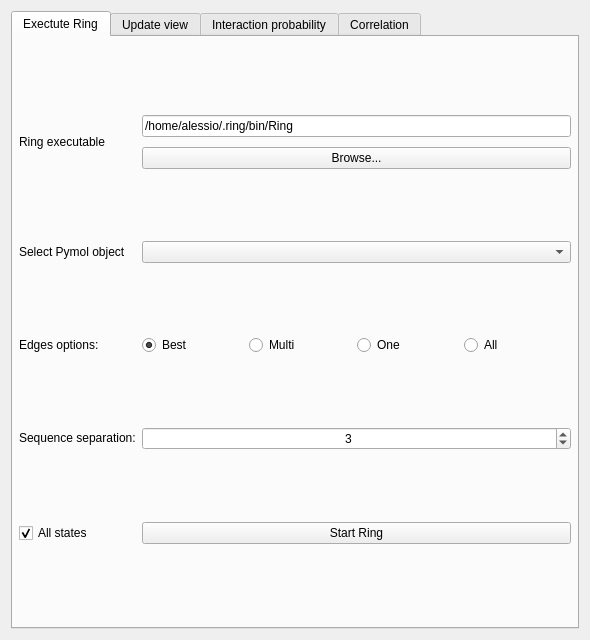
<?xml version="1.0" encoding="UTF-8"?>
<ui version="4.0">
 <class>Form</class>
 <widget class="QWidget" name="Form">
  <property name="geometry">
   <rect>
    <x>0</x>
    <y>0</y>
    <width>590</width>
    <height>635</height>
   </rect>
  </property>
  <property name="sizePolicy">
   <sizepolicy hsizetype="Preferred" vsizetype="Ignored">
    <horstretch>0</horstretch>
    <verstretch>0</verstretch>
   </sizepolicy>
  </property>
  <property name="windowTitle">
   <string notr="true">Ring pymol plugin</string>
  </property>
  <property name="windowOpacity">
   <double>1.000000000000000</double>
  </property>
  <layout class="QVBoxLayout" name="verticalLayout">
   <item>
    <widget class="QTabWidget" name="tabWidget">
     <property name="sizePolicy">
      <sizepolicy hsizetype="Preferred" vsizetype="Minimum">
       <horstretch>0</horstretch>
       <verstretch>0</verstretch>
      </sizepolicy>
     </property>
     <property name="currentIndex">
      <number>0</number>
     </property>
     <widget class="QWidget" name="tab_1">
      <property name="enabled">
       <bool>true</bool>
      </property>
      <property name="sizePolicy">
       <sizepolicy hsizetype="Minimum" vsizetype="Maximum">
        <horstretch>0</horstretch>
        <verstretch>0</verstretch>
       </sizepolicy>
      </property>
      <attribute name="title">
       <string>Exectute Ring</string>
      </attribute>
      <layout class="QGridLayout" name="gridLayout">
       <property name="sizeConstraint">
        <enum>QLayout::SetDefaultConstraint</enum>
       </property>
       <property name="leftMargin">
        <number>6</number>
       </property>
       <property name="topMargin">
        <number>6</number>
       </property>
       <property name="rightMargin">
        <number>6</number>
       </property>
       <property name="bottomMargin">
        <number>6</number>
       </property>
       <property name="verticalSpacing">
        <number>0</number>
       </property>
       <item row="11" column="0">
        <widget class="QCheckBox" name="all_states">
         <property name="text">
          <string>All states</string>
         </property>
         <property name="checked">
          <bool>true</bool>
         </property>
         <property name="tristate">
          <bool>false</bool>
         </property>
        </widget>
       </item>
       <item row="1" column="0">
        <widget class="QLabel" name="label">
         <property name="sizePolicy">
          <sizepolicy hsizetype="Fixed" vsizetype="Fixed">
           <horstretch>0</horstretch>
           <verstretch>0</verstretch>
          </sizepolicy>
         </property>
         <property name="text">
          <string>Ring executable</string>
         </property>
        </widget>
       </item>
       <item row="4" column="2">
        <widget class="QComboBox" name="pymol_obj">
         <property name="toolTip">
          <string>Prova</string>
         </property>
         <property name="editable">
          <bool>false</bool>
         </property>
        </widget>
       </item>
       <item row="1" column="2">
        <layout class="QVBoxLayout" name="verticalLayout_2">
         <property name="spacing">
          <number>10</number>
         </property>
         <property name="sizeConstraint">
          <enum>QLayout::SetDefaultConstraint</enum>
         </property>
         <item>
          <widget class="QLineEdit" name="ring_path">
           <property name="text">
            <string>/home/alessio/.ring/bin/Ring</string>
           </property>
          </widget>
         </item>
         <item>
          <widget class="QPushButton" name="ring_exec_button">
           <property name="sizePolicy">
            <sizepolicy hsizetype="Minimum" vsizetype="Maximum">
             <horstretch>0</horstretch>
             <verstretch>0</verstretch>
            </sizepolicy>
           </property>
           <property name="text">
            <string>Browse...</string>
           </property>
          </widget>
         </item>
        </layout>
       </item>
       <item row="4" column="0">
        <widget class="QLabel" name="label_6">
         <property name="sizePolicy">
          <sizepolicy hsizetype="Preferred" vsizetype="Preferred">
           <horstretch>0</horstretch>
           <verstretch>0</verstretch>
          </sizepolicy>
         </property>
         <property name="text">
          <string notr="true">Select Pymol object</string>
         </property>
        </widget>
       </item>
       <item row="11" column="2">
        <widget class="QPushButton" name="button_start">
         <property name="enabled">
          <bool>true</bool>
         </property>
         <property name="styleSheet">
          <string notr="true">:disabled{ color: red}</string>
         </property>
         <property name="text">
          <string notr="true">Start Ring</string>
         </property>
        </widget>
       </item>
       <item row="5" column="2">
        <layout class="QHBoxLayout" name="horizontalLayout_2">
         <property name="sizeConstraint">
          <enum>QLayout::SetDefaultConstraint</enum>
         </property>
         <item>
          <widget class="QRadioButton" name="best_edge">
           <property name="sizePolicy">
            <sizepolicy hsizetype="Minimum" vsizetype="Fixed">
             <horstretch>0</horstretch>
             <verstretch>0</verstretch>
            </sizepolicy>
           </property>
           <property name="text">
            <string>Best</string>
           </property>
           <property name="checked">
            <bool>true</bool>
           </property>
          </widget>
         </item>
         <item>
          <widget class="QRadioButton" name="multi_edge">
           <property name="sizePolicy">
            <sizepolicy hsizetype="Minimum" vsizetype="Fixed">
             <horstretch>0</horstretch>
             <verstretch>0</verstretch>
            </sizepolicy>
           </property>
           <property name="text">
            <string>Multi</string>
           </property>
          </widget>
         </item>
         <item>
          <widget class="QRadioButton" name="one_edge">
           <property name="text">
            <string>One</string>
           </property>
          </widget>
         </item>
         <item>
          <widget class="QRadioButton" name="all_edge">
           <property name="text">
            <string>All</string>
           </property>
          </widget>
         </item>
        </layout>
       </item>
       <item row="5" column="0">
        <widget class="QLabel" name="label_7">
         <property name="sizePolicy">
          <sizepolicy hsizetype="Fixed" vsizetype="Fixed">
           <horstretch>0</horstretch>
           <verstretch>0</verstretch>
          </sizepolicy>
         </property>
         <property name="text">
          <string>Edges options:</string>
         </property>
        </widget>
       </item>
       <item row="6" column="0">
        <widget class="QLabel" name="label_14">
         <property name="sizePolicy">
          <sizepolicy hsizetype="Preferred" vsizetype="Fixed">
           <horstretch>0</horstretch>
           <verstretch>0</verstretch>
          </sizepolicy>
         </property>
         <property name="text">
          <string>Sequence separation:</string>
         </property>
        </widget>
       </item>
       <item row="6" column="2">
        <widget class="QSpinBox" name="seq_separation">
         <property name="alignment">
          <set>Qt::AlignCenter</set>
         </property>
         <property name="minimum">
          <number>1</number>
         </property>
         <property name="maximum">
          <number>100</number>
         </property>
         <property name="value">
          <number>3</number>
         </property>
        </widget>
       </item>
      </layout>
     </widget>
     <widget class="QWidget" name="tab_2">
      <property name="sizePolicy">
       <sizepolicy hsizetype="Preferred" vsizetype="Minimum">
        <horstretch>0</horstretch>
        <verstretch>0</verstretch>
       </sizepolicy>
      </property>
      <attribute name="title">
       <string>Update view</string>
      </attribute>
      <layout class="QGridLayout" name="gridLayout_2">
       <property name="verticalSpacing">
        <number>6</number>
       </property>
       <item row="2" column="0" colspan="2">
        <widget class="QWidget" name="tools_widget" native="true">
         <property name="sizePolicy">
          <sizepolicy hsizetype="Preferred" vsizetype="MinimumExpanding">
           <horstretch>0</horstretch>
           <verstretch>0</verstretch>
          </sizepolicy>
         </property>
         <layout class="QVBoxLayout" name="verticalLayout_3">
          <item>
           <widget class="QGroupBox" name="groupBox_5">
            <property name="title">
             <string>Interaction type</string>
            </property>
            <layout class="QHBoxLayout" name="horizontalLayout_8">
             <item>
              <widget class="QRadioButton" name="all_inter_1">
               <property name="text">
                <string>All</string>
               </property>
               <property name="checked">
                <bool>true</bool>
               </property>
              </widget>
             </item>
             <item>
              <widget class="QRadioButton" name="interchain_1">
               <property name="text">
                <string>Interchain</string>
               </property>
              </widget>
             </item>
             <item>
              <widget class="QRadioButton" name="intrachain_1">
               <property name="text">
                <string>Intrachain</string>
               </property>
              </widget>
             </item>
            </layout>
           </widget>
          </item>
          <item>
           <widget class="QGroupBox" name="groupBox_6">
            <property name="title">
             <string>Connections width</string>
            </property>
            <layout class="QHBoxLayout" name="horizontalLayout_3">
             <item>
              <widget class="QSlider" name="radius_slider">
               <property name="minimum">
                <number>1</number>
               </property>
               <property name="maximum">
                <number>10</number>
               </property>
               <property name="pageStep">
                <number>1</number>
               </property>
               <property name="value">
                <number>4</number>
               </property>
               <property name="orientation">
                <enum>Qt::Horizontal</enum>
               </property>
               <property name="tickPosition">
                <enum>QSlider::TicksAbove</enum>
               </property>
               <property name="tickInterval">
                <number>1</number>
               </property>
              </widget>
             </item>
            </layout>
           </widget>
          </item>
          <item>
           <widget class="QGroupBox" name="groupBox_7">
            <property name="title">
             <string>Connections transparency</string>
            </property>
            <layout class="QHBoxLayout" name="horizontalLayout_9">
             <item>
              <widget class="QSlider" name="transp_slider">
               <property name="minimum">
                <number>0</number>
               </property>
               <property name="maximum">
                <number>10</number>
               </property>
               <property name="singleStep">
                <number>1</number>
               </property>
               <property name="pageStep">
                <number>1</number>
               </property>
               <property name="value">
                <number>0</number>
               </property>
               <property name="tracking">
                <bool>true</bool>
               </property>
               <property name="orientation">
                <enum>Qt::Horizontal</enum>
               </property>
               <property name="invertedAppearance">
                <bool>false</bool>
               </property>
               <property name="invertedControls">
                <bool>false</bool>
               </property>
               <property name="tickPosition">
                <enum>QSlider::TicksAbove</enum>
               </property>
               <property name="tickInterval">
                <number>1</number>
               </property>
              </widget>
             </item>
            </layout>
           </widget>
          </item>
          <item>
           <widget class="QGroupBox" name="groupBox_8">
            <property name="title">
             <string>Frequency of presence in all the frames</string>
            </property>
            <layout class="QHBoxLayout" name="horizontalLayout_10">
             <item>
              <widget class="QDoubleSpinBox" name="min_freq">
               <property name="alignment">
                <set>Qt::AlignCenter</set>
               </property>
               <property name="prefix">
                <string>Min </string>
               </property>
               <property name="suffix">
                <string>%</string>
               </property>
               <property name="maximum">
                <double>100.000000000000000</double>
               </property>
               <property name="singleStep">
                <double>0.500000000000000</double>
               </property>
              </widget>
             </item>
             <item>
              <widget class="QDoubleSpinBox" name="max_freq">
               <property name="alignment">
                <set>Qt::AlignCenter</set>
               </property>
               <property name="prefix">
                <string>Max </string>
               </property>
               <property name="suffix">
                <string>%</string>
               </property>
               <property name="maximum">
                <double>100.000000000000000</double>
               </property>
               <property name="singleStep">
                <double>0.500000000000000</double>
               </property>
               <property name="value">
                <double>100.000000000000000</double>
               </property>
              </widget>
             </item>
            </layout>
           </widget>
          </item>
         </layout>
        </widget>
       </item>
       <item row="3" column="0" colspan="2">
        <widget class="QPushButton" name="visualize_btn">
         <property name="text">
          <string>Show</string>
         </property>
        </widget>
       </item>
       <item row="0" column="0" colspan="2">
        <widget class="QGroupBox" name="groupBox_3">
         <property name="title">
          <string>Select a Pymol object or selection to show the connections</string>
         </property>
         <property name="flat">
          <bool>false</bool>
         </property>
         <property name="checkable">
          <bool>false</bool>
         </property>
         <layout class="QHBoxLayout" name="horizontalLayout">
          <item>
           <widget class="QComboBox" name="sele_names">
            <property name="styleSheet">
             <string notr="true"/>
            </property>
            <property name="editable">
             <bool>false</bool>
            </property>
           </widget>
          </item>
         </layout>
        </widget>
       </item>
       <item row="1" column="0">
        <widget class="QCheckBox" name="check_hide_others">
         <property name="text">
          <string>Hide other interactions</string>
         </property>
         <property name="tristate">
          <bool>false</bool>
         </property>
        </widget>
       </item>
      </layout>
     </widget>
     <widget class="QWidget" name="tab_3">
      <attribute name="title">
       <string>Interaction probability</string>
      </attribute>
      <layout class="QGridLayout" name="gridLayout_3">
       <item row="1" column="0" colspan="2">
        <widget class="QGroupBox" name="groupBox">
         <property name="sizePolicy">
          <sizepolicy hsizetype="Preferred" vsizetype="Fixed">
           <horstretch>0</horstretch>
           <verstretch>0</verstretch>
          </sizepolicy>
         </property>
         <property name="title">
          <string>Select bond type to show</string>
         </property>
         <layout class="QGridLayout" name="gridLayout_5">
          <item row="2" column="0">
           <widget class="QRadioButton" name="hbond">
            <property name="font">
             <font>
              <family>Roboto</family>
             </font>
            </property>
            <property name="text">
             <string>H-bonds</string>
            </property>
            <property name="checked">
             <bool>true</bool>
            </property>
           </widget>
          </item>
          <item row="4" column="0">
           <widget class="QRadioButton" name="iac">
            <property name="font">
             <font>
              <family>Roboto</family>
             </font>
            </property>
            <property name="text">
             <string>IAC</string>
            </property>
           </widget>
          </item>
          <item row="3" column="2">
           <widget class="QRadioButton" name="vdw">
            <property name="font">
             <font>
              <family>Roboto</family>
             </font>
            </property>
            <property name="text">
             <string>Van der Waals</string>
            </property>
           </widget>
          </item>
          <item row="2" column="2">
           <widget class="QRadioButton" name="pication">
            <property name="font">
             <font>
              <family>Roboto</family>
             </font>
            </property>
            <property name="text">
             <string>π-cation</string>
            </property>
           </widget>
          </item>
          <item row="3" column="1">
           <widget class="QRadioButton" name="ssbond">
            <property name="font">
             <font>
              <family>Roboto</family>
             </font>
            </property>
            <property name="text">
             <string>SS bond</string>
            </property>
           </widget>
          </item>
          <item row="3" column="0">
           <widget class="QRadioButton" name="pipistack">
            <property name="font">
             <font>
              <family>Roboto</family>
              <stylestrategy>PreferDefault</stylestrategy>
              <kerning>true</kerning>
             </font>
            </property>
            <property name="text">
             <string>π-π stack</string>
            </property>
           </widget>
          </item>
          <item row="2" column="1">
           <widget class="QRadioButton" name="ionic">
            <property name="font">
             <font>
              <family>Roboto</family>
             </font>
            </property>
            <property name="text">
             <string>Ionic</string>
            </property>
           </widget>
          </item>
         </layout>
        </widget>
       </item>
       <item row="0" column="0">
        <widget class="QGroupBox" name="groupBox_4">
         <property name="sizePolicy">
          <sizepolicy hsizetype="Expanding" vsizetype="Fixed">
           <horstretch>0</horstretch>
           <verstretch>0</verstretch>
          </sizepolicy>
         </property>
         <property name="title">
          <string>Select a Pymol object to calculate the interaction probablity over all states</string>
         </property>
         <property name="flat">
          <bool>false</bool>
         </property>
         <property name="checkable">
          <bool>false</bool>
         </property>
         <layout class="QHBoxLayout" name="horizontalLayout_7">
          <item>
           <widget class="QComboBox" name="sele_obj">
            <property name="autoFillBackground">
             <bool>false</bool>
            </property>
            <property name="styleSheet">
             <string notr="true"/>
            </property>
            <property name="editable">
             <bool>false</bool>
            </property>
            <property name="currentText">
             <string/>
            </property>
           </widget>
          </item>
         </layout>
        </widget>
       </item>
       <item row="3" column="0">
        <layout class="QVBoxLayout" name="verticalLayout_4">
         <property name="spacing">
          <number>0</number>
         </property>
         <property name="sizeConstraint">
          <enum>QLayout::SetMaximumSize</enum>
         </property>
         <item>
          <widget class="QLabel" name="label_10">
           <property name="sizePolicy">
            <sizepolicy hsizetype="Expanding" vsizetype="Fixed">
             <horstretch>0</horstretch>
             <verstretch>0</verstretch>
            </sizepolicy>
           </property>
           <property name="minimumSize">
            <size>
             <width>0</width>
             <height>25</height>
            </size>
           </property>
           <property name="text">
            <string>Interaction probablity of selected type for each residue</string>
           </property>
           <property name="alignment">
            <set>Qt::AlignCenter</set>
           </property>
          </widget>
         </item>
         <item>
          <widget class="QLabel" name="label_3">
           <property name="sizePolicy">
            <sizepolicy hsizetype="Expanding" vsizetype="Fixed">
             <horstretch>0</horstretch>
             <verstretch>0</verstretch>
            </sizepolicy>
           </property>
           <property name="minimumSize">
            <size>
             <width>0</width>
             <height>22</height>
            </size>
           </property>
           <property name="styleSheet">
            <string notr="true">background: qlineargradient(spread:pad, x1:0, y1:0, x2:1, y2:0, stop:0 rgba(255, 255, 255, 255), stop:0.315789 rgba(255, 255, 0, 255), stop:0.688995 rgba(255, 125, 0, 255), stop:1 rgba(224, 0, 0, 255))</string>
           </property>
           <property name="text">
            <string/>
           </property>
          </widget>
         </item>
         <item>
          <layout class="QHBoxLayout" name="horizontalLayout_4">
           <item>
            <widget class="QLabel" name="label_8">
             <property name="sizePolicy">
              <sizepolicy hsizetype="Preferred" vsizetype="Fixed">
               <horstretch>0</horstretch>
               <verstretch>0</verstretch>
              </sizepolicy>
             </property>
             <property name="text">
              <string>0%</string>
             </property>
            </widget>
           </item>
           <item>
            <widget class="QLabel" name="label_9">
             <property name="sizePolicy">
              <sizepolicy hsizetype="Preferred" vsizetype="Fixed">
               <horstretch>0</horstretch>
               <verstretch>0</verstretch>
              </sizepolicy>
             </property>
             <property name="text">
              <string>50%</string>
             </property>
             <property name="alignment">
              <set>Qt::AlignCenter</set>
             </property>
            </widget>
           </item>
           <item>
            <widget class="QLabel" name="label_5">
             <property name="sizePolicy">
              <sizepolicy hsizetype="Preferred" vsizetype="Fixed">
               <horstretch>0</horstretch>
               <verstretch>0</verstretch>
              </sizepolicy>
             </property>
             <property name="text">
              <string>100%</string>
             </property>
             <property name="alignment">
              <set>Qt::AlignRight|Qt::AlignTrailing|Qt::AlignVCenter</set>
             </property>
            </widget>
           </item>
          </layout>
         </item>
        </layout>
       </item>
       <item row="2" column="0" colspan="2">
        <widget class="QGroupBox" name="groupBox_2">
         <property name="sizePolicy">
          <sizepolicy hsizetype="Preferred" vsizetype="Fixed">
           <horstretch>0</horstretch>
           <verstretch>0</verstretch>
          </sizepolicy>
         </property>
         <property name="title">
          <string>Interaction type</string>
         </property>
         <layout class="QHBoxLayout" name="horizontalLayout_6">
          <item>
           <widget class="QRadioButton" name="all_2">
            <property name="text">
             <string>All</string>
            </property>
            <property name="checked">
             <bool>true</bool>
            </property>
           </widget>
          </item>
          <item>
           <widget class="QRadioButton" name="interchain_2">
            <property name="text">
             <string>Interchain</string>
            </property>
           </widget>
          </item>
          <item>
           <widget class="QRadioButton" name="intrachain_2">
            <property name="text">
             <string>Intrachain</string>
            </property>
           </widget>
          </item>
         </layout>
        </widget>
       </item>
       <item row="5" column="0">
        <widget class="QPushButton" name="show_putty">
         <property name="text">
          <string>Show</string>
         </property>
        </widget>
       </item>
      </layout>
     </widget>
     <widget class="QWidget" name="tab_4">
      <attribute name="title">
       <string>Correlation</string>
      </attribute>
      <layout class="QGridLayout" name="gridLayout_4">
       <item row="0" column="0" colspan="2">
        <widget class="QGroupBox" name="groupBox_10">
         <property name="sizePolicy">
          <sizepolicy hsizetype="Preferred" vsizetype="Fixed">
           <horstretch>0</horstretch>
           <verstretch>0</verstretch>
          </sizepolicy>
         </property>
         <property name="title">
          <string>Select pymol object</string>
         </property>
         <layout class="QVBoxLayout" name="verticalLayout_5">
          <item>
           <widget class="QComboBox" name="sele_obj_2">
            <property name="autoFillBackground">
             <bool>false</bool>
            </property>
            <property name="styleSheet">
             <string notr="true"/>
            </property>
            <property name="editable">
             <bool>false</bool>
            </property>
            <property name="currentText">
             <string/>
            </property>
           </widget>
          </item>
         </layout>
        </widget>
       </item>
       <item row="1" column="0" colspan="2">
        <widget class="QGroupBox" name="groupBox_9">
         <property name="sizePolicy">
          <sizepolicy hsizetype="Preferred" vsizetype="Fixed">
           <horstretch>0</horstretch>
           <verstretch>0</verstretch>
          </sizepolicy>
         </property>
         <property name="title">
          <string>Select bond type</string>
         </property>
         <layout class="QGridLayout" name="gridLayout_6">
          <item row="2" column="0">
           <widget class="QRadioButton" name="hbond_2">
            <property name="font">
             <font>
              <family>Roboto</family>
             </font>
            </property>
            <property name="text">
             <string>H-bonds</string>
            </property>
            <property name="checked">
             <bool>true</bool>
            </property>
           </widget>
          </item>
          <item row="4" column="0">
           <widget class="QRadioButton" name="iac_2">
            <property name="font">
             <font>
              <family>Roboto</family>
             </font>
            </property>
            <property name="text">
             <string>IAC</string>
            </property>
           </widget>
          </item>
          <item row="3" column="2">
           <widget class="QRadioButton" name="vdw_2">
            <property name="font">
             <font>
              <family>Roboto</family>
             </font>
            </property>
            <property name="text">
             <string>Van der Waals</string>
            </property>
           </widget>
          </item>
          <item row="2" column="2">
           <widget class="QRadioButton" name="pication_2">
            <property name="font">
             <font>
              <family>Roboto</family>
             </font>
            </property>
            <property name="text">
             <string>π-cation</string>
            </property>
           </widget>
          </item>
          <item row="3" column="1">
           <widget class="QRadioButton" name="ssbond_2">
            <property name="font">
             <font>
              <family>Roboto</family>
             </font>
            </property>
            <property name="text">
             <string>SS bond</string>
            </property>
           </widget>
          </item>
          <item row="3" column="0">
           <widget class="QRadioButton" name="pipistack_2">
            <property name="font">
             <font>
              <family>Roboto</family>
              <stylestrategy>PreferDefault</stylestrategy>
              <kerning>true</kerning>
             </font>
            </property>
            <property name="text">
             <string>π-π stack</string>
            </property>
           </widget>
          </item>
          <item row="2" column="1">
           <widget class="QRadioButton" name="ionic_2">
            <property name="font">
             <font>
              <family>Roboto</family>
             </font>
            </property>
            <property name="text">
             <string>Ionic</string>
            </property>
           </widget>
          </item>
         </layout>
        </widget>
       </item>
       <item row="6" column="0" colspan="2">
        <widget class="QGroupBox" name="groupBox_13">
         <property name="sizePolicy">
          <sizepolicy hsizetype="Preferred" vsizetype="Fixed">
           <horstretch>0</horstretch>
           <verstretch>0</verstretch>
          </sizepolicy>
         </property>
         <property name="title">
          <string>Select connection to see the anti-correlation with other connections</string>
         </property>
         <layout class="QGridLayout" name="gridLayout_9">
          <item row="2" column="1">
           <widget class="QPushButton" name="anticorrelate">
            <property name="sizePolicy">
             <sizepolicy hsizetype="Minimum" vsizetype="Fixed">
              <horstretch>0</horstretch>
              <verstretch>0</verstretch>
             </sizepolicy>
            </property>
            <property name="text">
             <string>Show anti-correlations</string>
            </property>
           </widget>
          </item>
          <item row="2" column="0">
           <spacer name="horizontalSpacer">
            <property name="orientation">
             <enum>Qt::Horizontal</enum>
            </property>
            <property name="sizeType">
             <enum>QSizePolicy::Preferred</enum>
            </property>
            <property name="sizeHint" stdset="0">
             <size>
              <width>40</width>
              <height>20</height>
             </size>
            </property>
           </spacer>
          </item>
          <item row="0" column="0" colspan="2">
           <widget class="QComboBox" name="contact_anti_list"/>
          </item>
         </layout>
        </widget>
       </item>
       <item row="5" column="0" colspan="2">
        <widget class="QGroupBox" name="groupBox_11">
         <property name="sizePolicy">
          <sizepolicy hsizetype="Preferred" vsizetype="Fixed">
           <horstretch>0</horstretch>
           <verstretch>0</verstretch>
          </sizepolicy>
         </property>
         <property name="title">
          <string>Select connection to see the correlation with other connections</string>
         </property>
         <layout class="QGridLayout" name="gridLayout_7">
          <property name="verticalSpacing">
           <number>15</number>
          </property>
          <item row="0" column="0" colspan="2">
           <widget class="QComboBox" name="contact_corr_list"/>
          </item>
          <item row="1" column="1">
           <widget class="QPushButton" name="Correlate">
            <property name="text">
             <string>Show correlations</string>
            </property>
           </widget>
          </item>
         </layout>
        </widget>
       </item>
       <item row="4" column="0" colspan="2">
        <spacer name="verticalSpacer">
         <property name="orientation">
          <enum>Qt::Vertical</enum>
         </property>
         <property name="sizeType">
          <enum>QSizePolicy::Fixed</enum>
         </property>
         <property name="sizeHint" stdset="0">
          <size>
           <width>20</width>
           <height>15</height>
          </size>
         </property>
        </spacer>
       </item>
       <item row="2" column="0" colspan="2">
        <widget class="QGroupBox" name="groupBox_12">
         <property name="title">
          <string>Correlation matrix settings</string>
         </property>
         <layout class="QGridLayout" name="gridLayout_8">
          <item row="0" column="1">
           <widget class="QLabel" name="label_4">
            <property name="text">
             <string>Maximum presence of contact</string>
            </property>
           </widget>
          </item>
          <item row="3" column="0">
           <widget class="QDoubleSpinBox" name="coeff_thr">
            <property name="maximum">
             <double>1.000000000000000</double>
            </property>
            <property name="singleStep">
             <double>0.010000000000000</double>
            </property>
            <property name="value">
             <double>0.500000000000000</double>
            </property>
           </widget>
          </item>
          <item row="1" column="0">
           <widget class="QSpinBox" name="min_presence">
            <property name="suffix">
             <string>%</string>
            </property>
            <property name="prefix">
             <string notr="true"/>
            </property>
            <property name="maximum">
             <number>100</number>
            </property>
            <property name="value">
             <number>5</number>
            </property>
           </widget>
          </item>
          <item row="3" column="1">
           <widget class="QDoubleSpinBox" name="p_thr">
            <property name="maximum">
             <double>1.000000000000000</double>
            </property>
            <property name="singleStep">
             <double>0.010000000000000</double>
            </property>
            <property name="value">
             <double>0.100000000000000</double>
            </property>
           </widget>
          </item>
          <item row="0" column="0">
           <widget class="QLabel" name="label_2">
            <property name="text">
             <string>Minimum presence of contact</string>
            </property>
           </widget>
          </item>
          <item row="1" column="1">
           <widget class="QSpinBox" name="max_presence">
            <property name="suffix">
             <string>%</string>
            </property>
            <property name="maximum">
             <number>100</number>
            </property>
            <property name="value">
             <number>90</number>
            </property>
           </widget>
          </item>
          <item row="2" column="0">
           <widget class="QLabel" name="label_11">
            <property name="text">
             <string>Correlation coeff. threshold (±)</string>
            </property>
           </widget>
          </item>
          <item row="2" column="1">
           <widget class="QLabel" name="label_12">
            <property name="text">
             <string>P-value threshold</string>
            </property>
           </widget>
          </item>
         </layout>
        </widget>
       </item>
       <item row="3" column="0" colspan="2">
        <widget class="QPushButton" name="calc_corr">
         <property name="autoFillBackground">
          <bool>false</bool>
         </property>
         <property name="text">
          <string>Calculate Corelations</string>
         </property>
         <property name="autoDefault">
          <bool>false</bool>
         </property>
         <property name="default">
          <bool>false</bool>
         </property>
         <property name="flat">
          <bool>false</bool>
         </property>
        </widget>
       </item>
      </layout>
     </widget>
    </widget>
   </item>
  </layout>
 </widget>
 <resources/>
 <connections/>
</ui>
